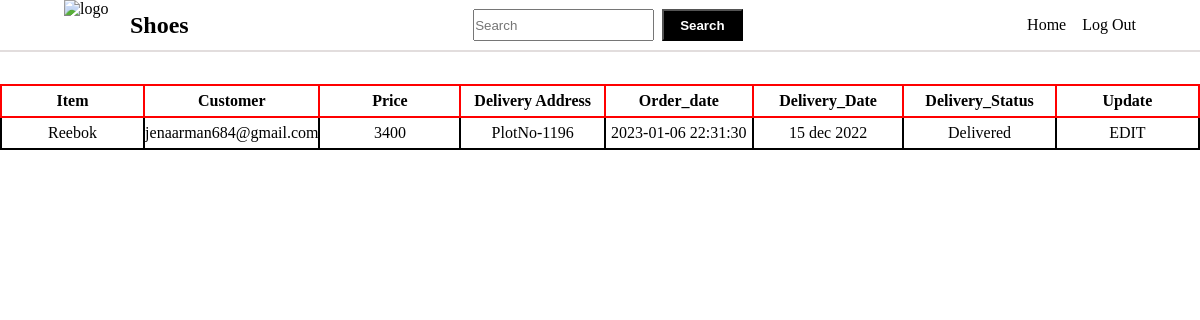
Screenshot of /pages/adminorders.php with the database file from the repository.
### tables this page shows
CREATE TABLE `admincart` (
  `name` varchar(256) NOT NULL,
  `customer` varchar(256) NOT NULL,
  `price` int(11) NOT NULL,
  `address` varchar(256) NOT NULL,
  `order_date` varchar(256) NOT NULL,
  `delivery_date` varchar(256) NOT NULL,
  `id` int(11) NOT NULL,
  `delivery_status` varchar(256) NOT NULL DEFAULT 'Not Delivered'
);

### pages/adminorders.php (the view, shortened to what this page needs)
<?php
@include '../config/database.php';
?>
<!DOCTYPE html>
<html lang="en">
<head>
    <link rel="stylesheet" href="../CSS/cart.css">
    <link rel="stylesheet" href="../CSS/order.css">
</head>
<body>
    <header class="header">
        <div class="hero">
            <img src="../images/shoe_logo.jpg" alt="logo" class="logo">
            <h2>Shoes</h2>
        </div>
        <form method="post">
            <input type="text" name="search" placeholder="Search" style="height:2rem;width:100%" required>
            <input type="submit" value="Search" name="submit" class="search-btn">
        </form>
        <div class="entry">
            <a href="admin.php">Home</a>
            <a href="logout.php">Log Out</a>
        </div>
    </header>
    <main>
        <?php
        $query = "SELECT * FROM `admincart`";
        $result = mysqli_query($conn3, $query);
        if (mysqli_num_rows($result) > 0) {
            echo "<table>
         <tr>
             <th>Item</th>
             <th>Customer</th>
             <th>Price</th>
             <th>Delivery Address</th>
             <th>Order_date</th>
             <th>Delivery_Date</th>
             <th>Delivery_Status</th>
             <th>Update</th>
         </tr>
         ";
            while ($row = mysqli_fetch_assoc($result)) {
                $id=$row['id'];
                $name = $row['customer'];
                $price = $row['price'];
                $address = $row['address'];
                $order_date = $row['order_date'];
                $item_name = $row['name'];
                $delivery_date = $row['delivery_date'];
                $delivery_status = $row['delivery_status'];
                echo "
                <tr>
                <td>$item_name</td>
                <td>$name</td>
                <td>$price</td>
                <td>$address</td>
                <td>$order_date</td>
                <td>$delivery_date</td>
                <td>$delivery_status</td>
                <td><a href=editadmin.php?id=$id>EDIT</a></td>
                </tr>
                ";
            }
            echo "</table>";
        } else {
            echo "<h1 style='text-align:center;margin-top:10rem'>No Items In the Cart</h1>";
        }
        ?>
    </main>
</body>
</html>

### CSS/cart.css (style rules this page uses)
* { margin: 0; padding: 0; box-sizing: border-box; }
a { text-decoration: none; color: black; }
html { scroll-behavior: smooth; }
img { display: block; }
.logo { width:50px; height: 50px; }
.header { grid-area: h; display: flex; justify-content: space-between; align-items: center; padding-inline: 4rem; border-bottom: 2px solid rgb(226, 221, 221); position: sticky; top: 0; }
.hero { display: flex; align-items: center; gap: 1rem; }
.entry { display: flex; gap: 1rem; }
form { display: flex; gap: 0.5rem; }
.search-btn { padding-top: 0.3rem; padding-bottom: 0.3rem; padding-left: 1rem; padding-right: 1rem; background-color: black; color: white; font-weight: 700; }

### CSS/order.css (style rules this page uses)
table { margin-top: 2rem; margin-inline: auto; border-collapse: collapse; }
th { border: 2px solid red; height: 2rem; width: 10rem; }
td { border: 2px solid black; height: 2rem; width: 10rem; text-align: center; }

### rows the page displays
admincart: name "Reebok", customer "jenaarman684@gmail.com", price "3400", address "PlotNo-1196", order_date "2023-01-06 22:31:30", delivery_date "15 dec 2022", delivery_status "Delivered"
